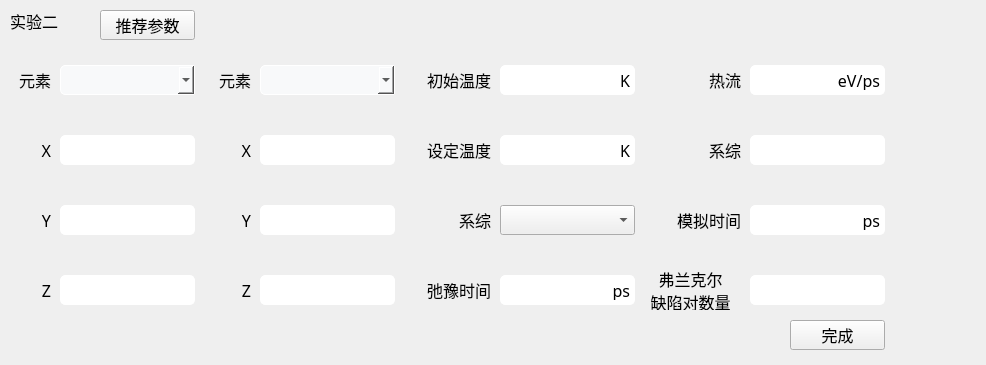
<?xml version="1.0" encoding="UTF-8"?>
<ui version="4.0">
 <class>Form</class>
 <widget class="QWidget" name="Form">
  <property name="geometry">
   <rect>
    <x>0</x>
    <y>0</y>
    <width>986</width>
    <height>365</height>
   </rect>
  </property>
  <property name="windowTitle">
   <string>Form</string>
  </property>
  <widget class="QLineEdit" name="exp2_ele1z_lineEdit">
   <property name="geometry">
    <rect>
     <x>60</x>
     <y>275</y>
     <width>135</width>
     <height>30</height>
    </rect>
   </property>
   <property name="font">
    <font>
     <family>宋体</family>
     <pointsize>12</pointsize>
     <weight>75</weight>
     <bold>true</bold>
    </font>
   </property>
   <property name="styleSheet">
    <string notr="true">border: 1px solid white;
border-radius: 5px;
background-color: rgb(255, 255, 255);
color: rgb(0, 0, 0);</string>
   </property>
  </widget>
  <widget class="QLabel" name="label_7">
   <property name="geometry">
    <rect>
     <x>390</x>
     <y>140</y>
     <width>101</width>
     <height>20</height>
    </rect>
   </property>
   <property name="font">
    <font>
     <family>宋体</family>
     <pointsize>12</pointsize>
    </font>
   </property>
   <property name="text">
    <string>设定温度</string>
   </property>
   <property name="alignment">
    <set>Qt::AlignRight|Qt::AlignTrailing|Qt::AlignVCenter</set>
   </property>
  </widget>
  <widget class="QLineEdit" name="rel_tim_lineEdiT">
   <property name="geometry">
    <rect>
     <x>500</x>
     <y>275</y>
     <width>135</width>
     <height>30</height>
    </rect>
   </property>
   <property name="font">
    <font>
     <family>宋体</family>
     <pointsize>12</pointsize>
     <weight>75</weight>
     <bold>true</bold>
    </font>
   </property>
   <property name="styleSheet">
    <string notr="true">border: 1px solid white;
border-radius: 5px;
background-color: rgb(255, 255, 255);
color: rgb(0, 0, 0);</string>
   </property>
  </widget>
  <widget class="QLabel" name="label_13">
   <property name="geometry">
    <rect>
     <x>640</x>
     <y>270</y>
     <width>101</width>
     <height>40</height>
    </rect>
   </property>
   <property name="font">
    <font>
     <family>宋体</family>
     <pointsize>12</pointsize>
    </font>
   </property>
   <property name="text">
    <string>弗兰克尔
缺陷对数量</string>
   </property>
   <property name="alignment">
    <set>Qt::AlignCenter</set>
   </property>
  </widget>
  <widget class="QLabel" name="label_8">
   <property name="geometry">
    <rect>
     <x>390</x>
     <y>210</y>
     <width>101</width>
     <height>20</height>
    </rect>
   </property>
   <property name="font">
    <font>
     <family>宋体</family>
     <pointsize>12</pointsize>
    </font>
   </property>
   <property name="text">
    <string>系综</string>
   </property>
   <property name="alignment">
    <set>Qt::AlignRight|Qt::AlignTrailing|Qt::AlignVCenter</set>
   </property>
  </widget>
  <widget class="QLabel" name="label_2">
   <property name="geometry">
    <rect>
     <x>-50</x>
     <y>70</y>
     <width>101</width>
     <height>20</height>
    </rect>
   </property>
   <property name="font">
    <font>
     <family>宋体</family>
     <pointsize>12</pointsize>
    </font>
   </property>
   <property name="text">
    <string>元素</string>
   </property>
   <property name="alignment">
    <set>Qt::AlignRight|Qt::AlignTrailing|Qt::AlignVCenter</set>
   </property>
  </widget>
  <widget class="QLabel" name="label_11">
   <property name="geometry">
    <rect>
     <x>640</x>
     <y>140</y>
     <width>101</width>
     <height>20</height>
    </rect>
   </property>
   <property name="font">
    <font>
     <family>宋体</family>
     <pointsize>12</pointsize>
    </font>
   </property>
   <property name="text">
    <string>系综</string>
   </property>
   <property name="alignment">
    <set>Qt::AlignRight|Qt::AlignTrailing|Qt::AlignVCenter</set>
   </property>
  </widget>
  <widget class="QComboBox" name="exp2_ele1_comboBox">
   <property name="geometry">
    <rect>
     <x>60</x>
     <y>65</y>
     <width>135</width>
     <height>30</height>
    </rect>
   </property>
   <property name="font">
    <font>
     <family>宋体</family>
     <pointsize>12</pointsize>
     <weight>75</weight>
     <bold>true</bold>
    </font>
   </property>
   <property name="cursor">
    <cursorShape>OpenHandCursor</cursorShape>
   </property>
   <property name="styleSheet">
    <string notr="true">QComboBox{
	border: 1px solid white;
	border-top-right-radius: 2px;
	border-bottom-right-radius: 2px;
    border-top-left-radius: 5px;
	border-bottom-left-radius: 5px;
    padding: 2px 3px 2px 3px;
    min-width: 3em;
	background-color: #f8f9fa;
	
	color: rgb(0, 0, 0);
}


</string>
   </property>
  </widget>
  <widget class="QLabel" name="label_9">
   <property name="geometry">
    <rect>
     <x>390</x>
     <y>280</y>
     <width>101</width>
     <height>20</height>
    </rect>
   </property>
   <property name="font">
    <font>
     <family>宋体</family>
     <pointsize>12</pointsize>
    </font>
   </property>
   <property name="text">
    <string>弛豫时间</string>
   </property>
   <property name="alignment">
    <set>Qt::AlignRight|Qt::AlignTrailing|Qt::AlignVCenter</set>
   </property>
  </widget>
  <widget class="QLineEdit" name="defect_lineEdit">
   <property name="geometry">
    <rect>
     <x>750</x>
     <y>275</y>
     <width>135</width>
     <height>30</height>
    </rect>
   </property>
   <property name="font">
    <font>
     <family>宋体</family>
     <pointsize>12</pointsize>
     <weight>75</weight>
     <bold>true</bold>
    </font>
   </property>
   <property name="styleSheet">
    <string notr="true">border: 1px solid white;
border-radius: 5px;
background-color: rgb(255, 255, 255);
color: rgb(0, 0, 0);</string>
   </property>
  </widget>
  <widget class="QLineEdit" name="Them_sys_lineEdit">
   <property name="geometry">
    <rect>
     <x>750</x>
     <y>135</y>
     <width>135</width>
     <height>30</height>
    </rect>
   </property>
   <property name="font">
    <font>
     <family>宋体</family>
     <pointsize>12</pointsize>
     <weight>75</weight>
     <bold>true</bold>
    </font>
   </property>
   <property name="styleSheet">
    <string notr="true">border: 1px solid white;
border-radius: 5px;
background-color: rgb(255, 255, 255);
color: rgb(0, 0, 0);</string>
   </property>
  </widget>
  <widget class="QLineEdit" name="exp2_ele1y_lineEdit">
   <property name="geometry">
    <rect>
     <x>60</x>
     <y>205</y>
     <width>135</width>
     <height>30</height>
    </rect>
   </property>
   <property name="font">
    <font>
     <family>宋体</family>
     <pointsize>12</pointsize>
     <weight>75</weight>
     <bold>true</bold>
    </font>
   </property>
   <property name="styleSheet">
    <string notr="true">border: 1px solid white;
border-radius: 5px;
background-color: rgb(255, 255, 255);
color: rgb(0, 0, 0);</string>
   </property>
  </widget>
  <widget class="QPushButton" name="finish">
   <property name="geometry">
    <rect>
     <x>790</x>
     <y>320</y>
     <width>95</width>
     <height>30</height>
    </rect>
   </property>
   <property name="font">
    <font>
     <family>宋体</family>
     <pointsize>12</pointsize>
    </font>
   </property>
   <property name="text">
    <string>完成</string>
   </property>
  </widget>
  <widget class="QLabel" name="label_12">
   <property name="geometry">
    <rect>
     <x>640</x>
     <y>210</y>
     <width>101</width>
     <height>20</height>
    </rect>
   </property>
   <property name="font">
    <font>
     <family>宋体</family>
     <pointsize>12</pointsize>
    </font>
   </property>
   <property name="text">
    <string>模拟时间</string>
   </property>
   <property name="alignment">
    <set>Qt::AlignRight|Qt::AlignTrailing|Qt::AlignVCenter</set>
   </property>
  </widget>
  <widget class="QLineEdit" name="Them_lineEdit">
   <property name="geometry">
    <rect>
     <x>750</x>
     <y>65</y>
     <width>135</width>
     <height>30</height>
    </rect>
   </property>
   <property name="font">
    <font>
     <family>宋体</family>
     <pointsize>12</pointsize>
     <weight>75</weight>
     <bold>true</bold>
    </font>
   </property>
   <property name="styleSheet">
    <string notr="true">border: 1px solid white;
border-radius: 5px;
background-color: rgb(255, 255, 255);
color: rgb(0, 0, 0);</string>
   </property>
  </widget>
  <widget class="QLabel" name="label_6">
   <property name="geometry">
    <rect>
     <x>390</x>
     <y>70</y>
     <width>101</width>
     <height>20</height>
    </rect>
   </property>
   <property name="font">
    <font>
     <family>宋体</family>
     <pointsize>12</pointsize>
    </font>
   </property>
   <property name="text">
    <string>初始温度</string>
   </property>
   <property name="alignment">
    <set>Qt::AlignRight|Qt::AlignTrailing|Qt::AlignVCenter</set>
   </property>
  </widget>
  <widget class="QLineEdit" name="rel_tem_lineEdit_2">
   <property name="geometry">
    <rect>
     <x>500</x>
     <y>135</y>
     <width>135</width>
     <height>30</height>
    </rect>
   </property>
   <property name="font">
    <font>
     <family>宋体</family>
     <pointsize>12</pointsize>
     <weight>75</weight>
     <bold>true</bold>
    </font>
   </property>
   <property name="styleSheet">
    <string notr="true">border: 1px solid white;
border-radius: 5px;
background-color: rgb(255, 255, 255);
color: rgb(0, 0, 0);</string>
   </property>
  </widget>
  <widget class="QLabel" name="label">
   <property name="geometry">
    <rect>
     <x>10</x>
     <y>10</y>
     <width>101</width>
     <height>21</height>
    </rect>
   </property>
   <property name="font">
    <font>
     <family>宋体</family>
     <pointsize>12</pointsize>
    </font>
   </property>
   <property name="text">
    <string>实验二</string>
   </property>
  </widget>
  <widget class="QLineEdit" name="exp2_ele1x_lineEdit">
   <property name="geometry">
    <rect>
     <x>60</x>
     <y>135</y>
     <width>135</width>
     <height>30</height>
    </rect>
   </property>
   <property name="font">
    <font>
     <family>宋体</family>
     <pointsize>12</pointsize>
     <weight>75</weight>
     <bold>true</bold>
    </font>
   </property>
   <property name="styleSheet">
    <string notr="true">border: 1px solid white;
border-radius: 5px;
background-color: rgb(255, 255, 255);
color: rgb(0, 0, 0);</string>
   </property>
  </widget>
  <widget class="QLineEdit" name="rel_tem_lineEdit">
   <property name="geometry">
    <rect>
     <x>500</x>
     <y>65</y>
     <width>135</width>
     <height>30</height>
    </rect>
   </property>
   <property name="font">
    <font>
     <family>宋体</family>
     <pointsize>12</pointsize>
     <weight>75</weight>
     <bold>true</bold>
    </font>
   </property>
   <property name="styleSheet">
    <string notr="true">border: 1px solid white;
border-radius: 5px;
background-color: rgb(255, 255, 255);
color: rgb(0, 0, 0);</string>
   </property>
  </widget>
  <widget class="QLabel" name="label_5">
   <property name="geometry">
    <rect>
     <x>-50</x>
     <y>280</y>
     <width>101</width>
     <height>20</height>
    </rect>
   </property>
   <property name="font">
    <font>
     <family>宋体</family>
     <pointsize>12</pointsize>
    </font>
   </property>
   <property name="layoutDirection">
    <enum>Qt::LeftToRight</enum>
   </property>
   <property name="text">
    <string>Z</string>
   </property>
   <property name="alignment">
    <set>Qt::AlignRight|Qt::AlignTrailing|Qt::AlignVCenter</set>
   </property>
  </widget>
  <widget class="QLabel" name="label_10">
   <property name="geometry">
    <rect>
     <x>640</x>
     <y>70</y>
     <width>101</width>
     <height>20</height>
    </rect>
   </property>
   <property name="font">
    <font>
     <family>宋体</family>
     <pointsize>12</pointsize>
    </font>
   </property>
   <property name="text">
    <string>热流</string>
   </property>
   <property name="alignment">
    <set>Qt::AlignRight|Qt::AlignTrailing|Qt::AlignVCenter</set>
   </property>
  </widget>
  <widget class="QLineEdit" name="Them_tim_lineEdit">
   <property name="geometry">
    <rect>
     <x>750</x>
     <y>205</y>
     <width>135</width>
     <height>30</height>
    </rect>
   </property>
   <property name="font">
    <font>
     <family>宋体</family>
     <pointsize>12</pointsize>
     <weight>75</weight>
     <bold>true</bold>
    </font>
   </property>
   <property name="styleSheet">
    <string notr="true">border: 1px solid white;
border-radius: 5px;
background-color: rgb(255, 255, 255);
color: rgb(0, 0, 0);</string>
   </property>
  </widget>
  <widget class="QLabel" name="label_3">
   <property name="geometry">
    <rect>
     <x>-50</x>
     <y>140</y>
     <width>101</width>
     <height>20</height>
    </rect>
   </property>
   <property name="font">
    <font>
     <family>宋体</family>
     <pointsize>12</pointsize>
    </font>
   </property>
   <property name="layoutDirection">
    <enum>Qt::LeftToRight</enum>
   </property>
   <property name="text">
    <string>X</string>
   </property>
   <property name="alignment">
    <set>Qt::AlignRight|Qt::AlignTrailing|Qt::AlignVCenter</set>
   </property>
  </widget>
  <widget class="QLabel" name="label_4">
   <property name="geometry">
    <rect>
     <x>-50</x>
     <y>210</y>
     <width>101</width>
     <height>20</height>
    </rect>
   </property>
   <property name="font">
    <font>
     <family>宋体</family>
     <pointsize>12</pointsize>
    </font>
   </property>
   <property name="layoutDirection">
    <enum>Qt::LeftToRight</enum>
   </property>
   <property name="text">
    <string>Y</string>
   </property>
   <property name="alignment">
    <set>Qt::AlignRight|Qt::AlignTrailing|Qt::AlignVCenter</set>
   </property>
  </widget>
  <widget class="QLineEdit" name="exp2_ele2z_lineEdit">
   <property name="geometry">
    <rect>
     <x>260</x>
     <y>275</y>
     <width>135</width>
     <height>30</height>
    </rect>
   </property>
   <property name="font">
    <font>
     <family>宋体</family>
     <pointsize>12</pointsize>
     <weight>75</weight>
     <bold>true</bold>
    </font>
   </property>
   <property name="styleSheet">
    <string notr="true">border: 1px solid white;
border-radius: 5px;
background-color: rgb(255, 255, 255);
color: rgb(0, 0, 0);</string>
   </property>
  </widget>
  <widget class="QLineEdit" name="exp2_ele2x_lineEdit">
   <property name="geometry">
    <rect>
     <x>260</x>
     <y>135</y>
     <width>135</width>
     <height>30</height>
    </rect>
   </property>
   <property name="font">
    <font>
     <family>宋体</family>
     <pointsize>12</pointsize>
     <weight>75</weight>
     <bold>true</bold>
    </font>
   </property>
   <property name="styleSheet">
    <string notr="true">border: 1px solid white;
border-radius: 5px;
background-color: rgb(255, 255, 255);
color: rgb(0, 0, 0);</string>
   </property>
  </widget>
  <widget class="QLineEdit" name="exp2_ele2y_lineEdit">
   <property name="geometry">
    <rect>
     <x>260</x>
     <y>205</y>
     <width>135</width>
     <height>30</height>
    </rect>
   </property>
   <property name="font">
    <font>
     <family>宋体</family>
     <pointsize>12</pointsize>
     <weight>75</weight>
     <bold>true</bold>
    </font>
   </property>
   <property name="styleSheet">
    <string notr="true">border: 1px solid white;
border-radius: 5px;
background-color: rgb(255, 255, 255);
color: rgb(0, 0, 0);</string>
   </property>
  </widget>
  <widget class="QLabel" name="label_14">
   <property name="geometry">
    <rect>
     <x>150</x>
     <y>140</y>
     <width>101</width>
     <height>20</height>
    </rect>
   </property>
   <property name="font">
    <font>
     <family>宋体</family>
     <pointsize>12</pointsize>
    </font>
   </property>
   <property name="layoutDirection">
    <enum>Qt::LeftToRight</enum>
   </property>
   <property name="text">
    <string>X</string>
   </property>
   <property name="alignment">
    <set>Qt::AlignRight|Qt::AlignTrailing|Qt::AlignVCenter</set>
   </property>
  </widget>
  <widget class="QComboBox" name="exp2_ele2_comboBox">
   <property name="geometry">
    <rect>
     <x>260</x>
     <y>65</y>
     <width>135</width>
     <height>30</height>
    </rect>
   </property>
   <property name="font">
    <font>
     <family>宋体</family>
     <pointsize>12</pointsize>
     <weight>75</weight>
     <bold>true</bold>
    </font>
   </property>
   <property name="cursor">
    <cursorShape>OpenHandCursor</cursorShape>
   </property>
   <property name="styleSheet">
    <string notr="true">QComboBox{
	border: 1px solid white;
	border-top-right-radius: 2px;
	border-bottom-right-radius: 2px;
    border-top-left-radius: 5px;
	border-bottom-left-radius: 5px;
    padding: 2px 3px 2px 3px;
    min-width: 3em;
	background-color: #f8f9fa;
	
	color: rgb(0, 0, 0);
}


</string>
   </property>
  </widget>
  <widget class="QLabel" name="label_15">
   <property name="geometry">
    <rect>
     <x>150</x>
     <y>280</y>
     <width>101</width>
     <height>20</height>
    </rect>
   </property>
   <property name="font">
    <font>
     <family>宋体</family>
     <pointsize>12</pointsize>
    </font>
   </property>
   <property name="layoutDirection">
    <enum>Qt::LeftToRight</enum>
   </property>
   <property name="text">
    <string>Z</string>
   </property>
   <property name="alignment">
    <set>Qt::AlignRight|Qt::AlignTrailing|Qt::AlignVCenter</set>
   </property>
  </widget>
  <widget class="QLabel" name="label_16">
   <property name="geometry">
    <rect>
     <x>150</x>
     <y>210</y>
     <width>101</width>
     <height>20</height>
    </rect>
   </property>
   <property name="font">
    <font>
     <family>宋体</family>
     <pointsize>12</pointsize>
    </font>
   </property>
   <property name="layoutDirection">
    <enum>Qt::LeftToRight</enum>
   </property>
   <property name="text">
    <string>Y</string>
   </property>
   <property name="alignment">
    <set>Qt::AlignRight|Qt::AlignTrailing|Qt::AlignVCenter</set>
   </property>
  </widget>
  <widget class="QLabel" name="label_17">
   <property name="geometry">
    <rect>
     <x>150</x>
     <y>70</y>
     <width>101</width>
     <height>20</height>
    </rect>
   </property>
   <property name="font">
    <font>
     <family>宋体</family>
     <pointsize>12</pointsize>
    </font>
   </property>
   <property name="text">
    <string>元素</string>
   </property>
   <property name="alignment">
    <set>Qt::AlignRight|Qt::AlignTrailing|Qt::AlignVCenter</set>
   </property>
  </widget>
  <widget class="QLabel" name="label_18">
   <property name="geometry">
    <rect>
     <x>550</x>
     <y>280</y>
     <width>80</width>
     <height>20</height>
    </rect>
   </property>
   <property name="font">
    <font>
     <family>宋体</family>
     <pointsize>12</pointsize>
    </font>
   </property>
   <property name="text">
    <string>ps</string>
   </property>
   <property name="alignment">
    <set>Qt::AlignRight|Qt::AlignTrailing|Qt::AlignVCenter</set>
   </property>
  </widget>
  <widget class="QLabel" name="label_19">
   <property name="geometry">
    <rect>
     <x>550</x>
     <y>140</y>
     <width>80</width>
     <height>20</height>
    </rect>
   </property>
   <property name="font">
    <font>
     <family>宋体</family>
     <pointsize>12</pointsize>
    </font>
   </property>
   <property name="text">
    <string>K</string>
   </property>
   <property name="alignment">
    <set>Qt::AlignRight|Qt::AlignTrailing|Qt::AlignVCenter</set>
   </property>
  </widget>
  <widget class="QLabel" name="label_20">
   <property name="geometry">
    <rect>
     <x>550</x>
     <y>70</y>
     <width>80</width>
     <height>20</height>
    </rect>
   </property>
   <property name="font">
    <font>
     <family>宋体</family>
     <pointsize>12</pointsize>
    </font>
   </property>
   <property name="text">
    <string>K</string>
   </property>
   <property name="alignment">
    <set>Qt::AlignRight|Qt::AlignTrailing|Qt::AlignVCenter</set>
   </property>
  </widget>
  <widget class="QLabel" name="label_21">
   <property name="geometry">
    <rect>
     <x>800</x>
     <y>210</y>
     <width>80</width>
     <height>20</height>
    </rect>
   </property>
   <property name="font">
    <font>
     <family>宋体</family>
     <pointsize>12</pointsize>
    </font>
   </property>
   <property name="text">
    <string>ps</string>
   </property>
   <property name="alignment">
    <set>Qt::AlignRight|Qt::AlignTrailing|Qt::AlignVCenter</set>
   </property>
  </widget>
  <widget class="QLabel" name="label_22">
   <property name="geometry">
    <rect>
     <x>800</x>
     <y>70</y>
     <width>80</width>
     <height>20</height>
    </rect>
   </property>
   <property name="font">
    <font>
     <family>宋体</family>
     <pointsize>12</pointsize>
    </font>
   </property>
   <property name="text">
    <string>eV/ps</string>
   </property>
   <property name="alignment">
    <set>Qt::AlignRight|Qt::AlignTrailing|Qt::AlignVCenter</set>
   </property>
  </widget>
  <widget class="QPushButton" name="exp2_arg_pushButton">
   <property name="geometry">
    <rect>
     <x>100</x>
     <y>10</y>
     <width>95</width>
     <height>30</height>
    </rect>
   </property>
   <property name="font">
    <font>
     <family>宋体</family>
     <pointsize>12</pointsize>
    </font>
   </property>
   <property name="text">
    <string>推荐参数</string>
   </property>
  </widget>
  <widget class="QComboBox" name="rel_sys_comboBox">
   <property name="geometry">
    <rect>
     <x>500</x>
     <y>205</y>
     <width>135</width>
     <height>30</height>
    </rect>
   </property>
   <property name="font">
    <font>
     <family>宋体</family>
     <pointsize>12</pointsize>
    </font>
   </property>
  </widget>
 </widget>
 <resources/>
 <connections/>
</ui>
